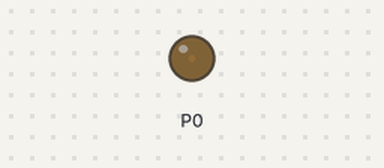
This program was run on a simulated BBC micro:bit running MicroPython. Parts: output pins drawn as LEDs (lit = HIGH).

Above: at 0.05 s.
At 5.25 s:
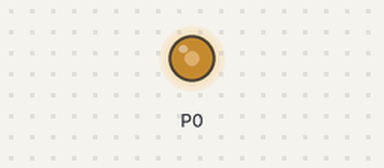
At 9.05 s:
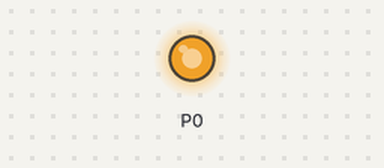
At 18.05 s:
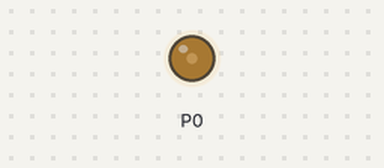
Timing chart, 0 to 27.0 s (numbered marks = the images above):
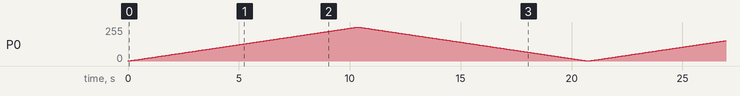

The program:

kitronic_04.py
```python
from microbit import *


def main():
    duty = 0
    while True:
        while duty < 1023:
            pin0.write_analog(duty)
            duty += 1
            sleep(10)
        while duty > 0:
            pin0.write_analog(duty)
            duty -= 1
            sleep(10)


if __name__ == "__main__":
    main()
```
